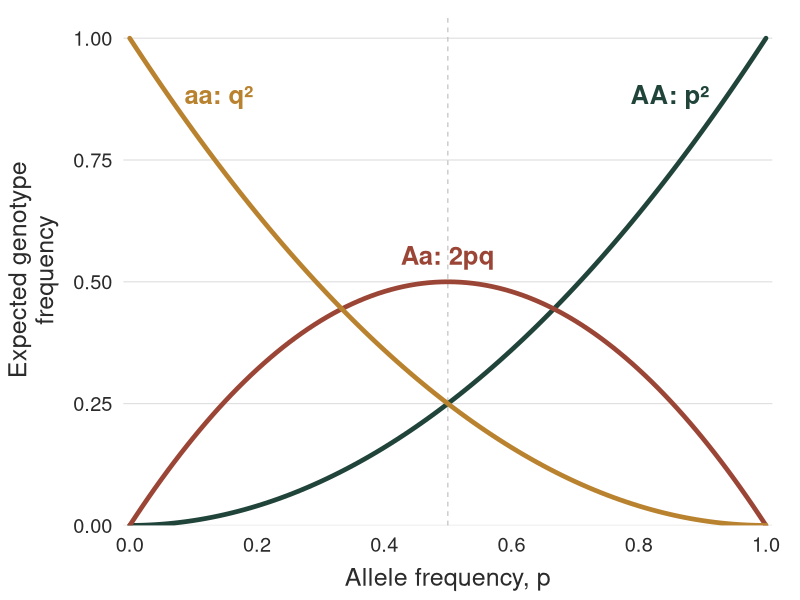
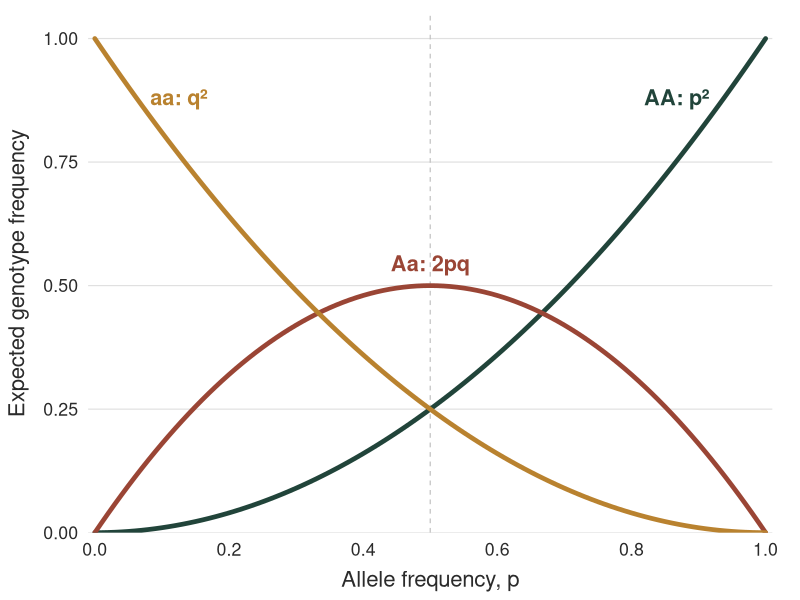
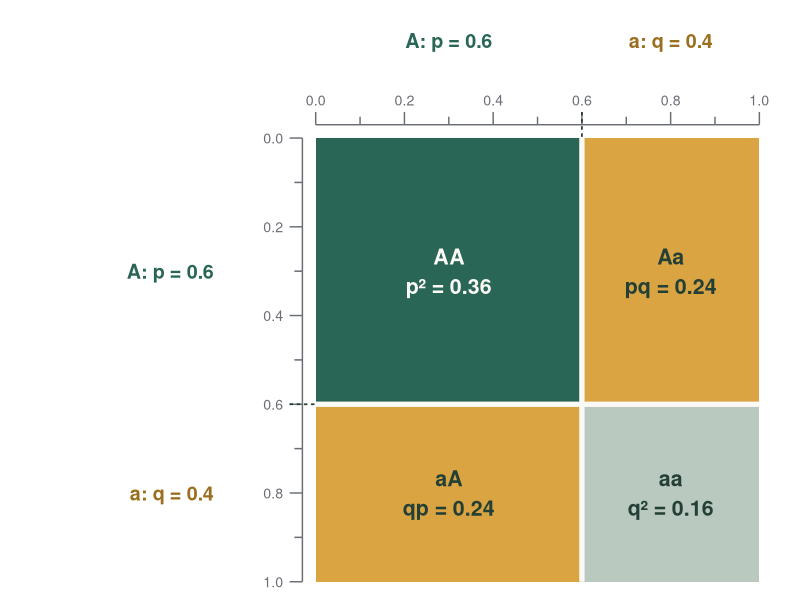
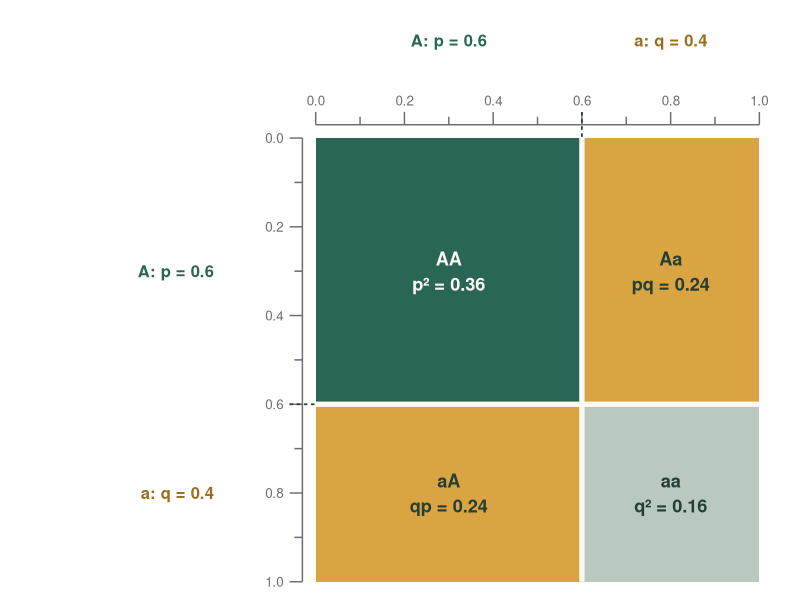
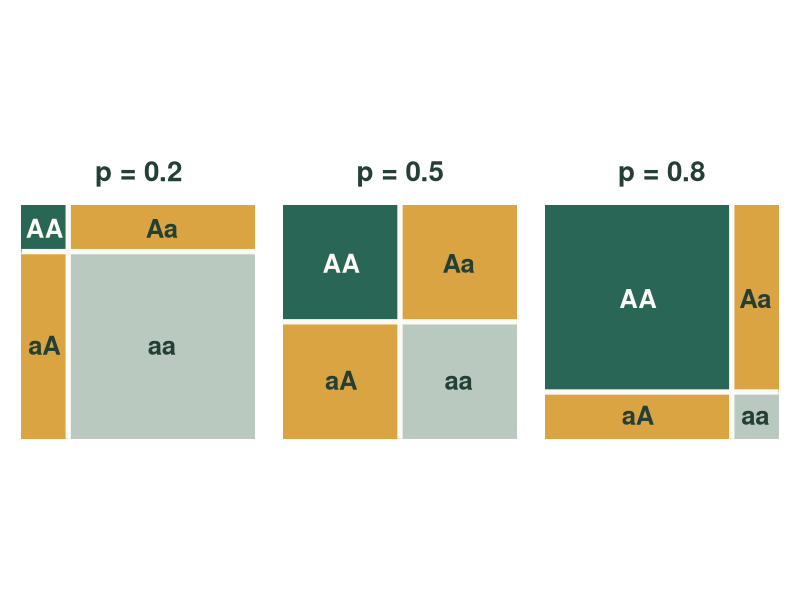

The R source for these figures, in order:
# BB512 lecture 08: Hardy-Weinberg principle ---------------------------------
#
# Figures:
#   13  Area-proportional Punnett square for p = 0.6 (slide 13, "A Punnett
#       square gives the same result"), plus 13b, the same square at
#       p = 0.2, 0.5 and 0.8 (adapted from scripts/punnet_square.R).
#   14  Expected genotype frequencies as a function of allele frequency p
#       (slide 14, "How genotype frequencies depend on p").
#
# Run from the repository root:
#   source("lecture_figures/hardy_weinberg/generate_figures.R")
#
# Writes full- and half-width PNGs, using the same slide sizes as the BB852
# lecture figure generators. Colours are taken from the BB512 Keynote theme.

library(ggplot2)
library(ragg)
library(dplyr)
library(tibble)
library(patchwork)


# Sizes, fonts and output folders -------------------------------------------

bb512_sizes <- list(
  full = c(11.73, 3.95),  # Keynote "Title & Photo" placeholder
  half = c(5.57, 4.25)
)

available_fonts <- unique(systemfonts::system_fonts()$family)
bb512_font <- if ("Avenir Next" %in% available_fonts) "Avenir Next" else "Helvetica"

output_root <- file.path("lecture_figures", "hardy_weinberg", "output")
full_output_directory <- file.path(output_root, "full")
half_output_directory <- file.path(output_root, "half")
dir.create(full_output_directory, recursive = TRUE, showWarnings = FALSE)
dir.create(half_output_directory, recursive = TRUE, showWarnings = FALSE)

save_bb512 <- function(plot, filename, layout = "full") {
  size <- bb512_sizes[[layout]]
  ggsave(paste0(filename, ".png"), plot,
         width = size[1], height = size[2], units = "in", dpi = 300,
         device = ragg::agg_png, bg = "transparent")
  invisible(filename)
}


# BB512 Keynote theme colours ------------------------------------------------

col_AA <- "#21443A"  # dark green
col_Aa <- "#9A4535"  # brick red
col_aa <- "#B9822F"  # ochre
ink    <- "#2B2B2B"


# Data -----------------------------------------------------------------------

p   <- seq(0, 1, by = 0.01)
dat <- rbind(
  data.frame(p = p, freq = p^2,             genotype = "AA: p²"),
  data.frame(p = p, freq = 2 * p * (1 - p), genotype = "Aa: 2pq"),
  data.frame(p = p, freq = (1 - p)^2,       genotype = "aa: q²")
)
dat$genotype <- factor(dat$genotype,
                       levels = c("AA: p²", "Aa: 2pq", "aa: q²"))
cols <- setNames(c(col_AA, col_Aa, col_aa), levels(dat$genotype))

# Direct labels replace the legend; each sits where its curve is well separated
labs_df <- data.frame(
  p        = c(0.93, 0.50, 0.07),
  freq     = c(0.93^2, 0.5, 0.93^2),
  genotype = levels(dat$genotype),
  hjust    = c(1.15, 0.5, -0.15),
  vjust    = c(0, -0.9, 0)
)


# Plot ---------------------------------------------------------------------

genotype_plot <- function(base_size = 18, label_size = 6.5,
                          y_title = "Expected genotype\nfrequency") {
  ggplot(dat, aes(p, freq, colour = genotype)) +
    # mark the heterozygosity maximum discussed on the next slide
    geom_vline(xintercept = 0.5, colour = "grey75",
               linewidth = 0.4, linetype = "dashed") +
    geom_line(linewidth = 1.6, lineend = "round") +
    geom_text(data = labs_df,
              aes(label = genotype, hjust = hjust, vjust = vjust),
              size = label_size, fontface = "bold", family = bb512_font) +
    scale_colour_manual(values = cols, guide = "none") +
    scale_x_continuous(breaks = seq(0, 1, 0.2),
                       expand = expansion(mult = 0.01)) +
    scale_y_continuous(breaks = seq(0, 1, 0.25), limits = c(0, 1.05),
                       expand = expansion(mult = c(0, 0))) +
    labs(x = "Allele frequency, p", y = y_title) +
    theme_minimal(base_size = base_size, base_family = bb512_font) +
    theme(
      plot.background    = element_rect(fill = "transparent", colour = NA),
      panel.background   = element_rect(fill = "transparent", colour = NA),
      panel.grid.minor   = element_blank(),
      panel.grid.major.x = element_blank(),
      panel.grid.major.y = element_line(colour = "grey88", linewidth = 0.4),
      axis.text    = element_text(colour = ink),
      axis.title   = element_text(colour = ink),
      axis.title.y = element_text(margin = margin(r = 10)),
      axis.title.x = element_text(margin = margin(t = 8)),
      plot.margin  = margin(10, 20, 6, 6)
    )
}

# Half width is taller than it is wide, so the y title fits on one line
figure_14      <- genotype_plot()
figure_14_half <- genotype_plot(base_size = 16, label_size = 5.5,
                                y_title = "Expected genotype frequency")

save_bb512(figure_14,      file.path(full_output_directory, "14_genotype_frequencies"), "full")
save_bb512(figure_14_half, file.path(half_output_directory, "14_genotype_frequencies"), "half")


# Punnett squares -------------------------------------------------------------
# Adapted from scripts/punnet_square.R. Cell areas are proportional to genotype
# probabilities, so the square shows p^2 + 2pq + q^2 = 1 geometrically.

# Colours from scripts/punnet_square.R
pun_AA   <- "#2A6656"  # dark green
pun_Aa   <- "#D9A441"  # ochre
pun_aa   <- "#B9C9C0"  # sage
pun_text <- "#243F36"
pun_gap  <- "#FBFAF6"  # cell borders, matches the slide background

punnett_plot <- function(p = 0.6, show_probabilities = TRUE,
                         show_gametes = TRUE, cell_size = 6.5,
                         gamete_size = 6, scale_size = 4.2) {
  stopifnot(is.numeric(p), length(p) == 1, !is.na(p), p >= 0, p <= 1)
  q <- 1 - p

  cells <- tibble(
    genotype    = c("AA", "Aa", "aA", "aa"),
    class       = c("AA", "Aa", "Aa", "aa"),
    term        = c("p²", "pq", "qp", "q²"),
    xmin = c(0, p, 0, p), xmax = c(p, 1, p, 1),
    ymin = c(q, q, 0, 0), ymax = c(1, 1, q, q),
    probability = c(p^2, p * q, q * p, q^2)
  ) |>
    mutate(
      x = (xmin + xmax) / 2,
      y = (ymin + ymax) / 2,
      label = if (show_probabilities) {
        sprintf("%s\n%s = %.2f", genotype, term, probability)
      } else {
        genotype
      },
      # light text on the dark green cell keeps contrast readable
      text_colour = ifelse(class == "AA", pun_gap, pun_text)
    )

  g <- ggplot(cells) +
    geom_rect(aes(xmin = xmin, xmax = xmax, ymin = ymin, ymax = ymax,
                  fill = class)) +
    # gaps only between cells, so the outer edges sit exactly on 0 and 1
    annotate("segment", x = p, xend = p, y = 0, yend = 1,
             colour = pun_gap, linewidth = 1.8) +
    annotate("segment", x = 0, xend = 1, y = q, yend = q,
             colour = pun_gap, linewidth = 1.8) +
    geom_text(aes(x = x, y = y, label = label, colour = text_colour),
              size = cell_size, lineheight = 1.15, fontface = "bold",
              family = bb512_font) +
    scale_fill_manual(values = c(AA = pun_AA, Aa = pun_Aa, aa = pun_aa),
                      guide = "none") +
    scale_colour_identity()

  if (show_gametes) {
    # Scales along the top (first gamete) and left (second gamete), both
    # measured from the top-left corner, so each side length is read straight
    # off the axis and each cell's area is width x height.
    a_col   <- "#9A7020"            # darker ochre so "a" labels stay legible
    muted   <- "#6B6E75"
    off     <- 0.03                 # gap between square and scale line
    tick    <- 0.018
    v       <- seq(0, 1, by = 0.1)
    labelled <- seq(0, 1, by = 0.2)
    top_y   <- 1 + off
    left_x  <- -off

    # top scale: x = value
    top_ticks  <- tibble(x = v, y = top_y,
                         yend = top_y + ifelse(v %in% labelled, tick * 1.6, tick))
    top_nums   <- tibble(x = labelled, y = top_y + tick * 2.4,
                         label = sprintf("%.1f", labelled))
    # left scale: value v sits at y = 1 - v
    left_ticks <- tibble(y = 1 - v, x = left_x,
                         xend = left_x - ifelse(v %in% labelled, tick * 1.6, tick))
    left_nums  <- tibble(y = 1 - labelled, x = left_x - tick * 2.4,
                         label = sprintf("%.1f", labelled))

    # the p | q boundary, carried from each scale to the square
    boundary <- tibble(x = c(p, left_x - tick * 1.6), xend = c(p, 0),
                       y = c(top_y + tick * 1.6, q), yend = c(1, q))

    spans <- tibble(
      x      = c(p / 2, p + q / 2, left_x - 0.2, left_x - 0.2),
      y      = c(top_y + 0.19, top_y + 0.19, 1 - p / 2, q / 2),
      label  = c(sprintf("A: p = %.1f", p), sprintf("a: q = %.1f", q),
                 sprintf("A: p = %.1f", p), sprintf("a: q = %.1f", q)),
      hjust  = c(0.5, 0.5, 1, 1),
      colour = c(pun_AA, a_col, pun_AA, a_col)
    )

    g <- g +
      annotate("segment", x = 0, xend = 1, y = top_y, yend = top_y,
               colour = muted, linewidth = 0.5) +
      annotate("segment", x = left_x, xend = left_x, y = 0, yend = 1,
               colour = muted, linewidth = 0.5) +
      geom_segment(data = top_ticks, aes(x = x, xend = x, y = y, yend = yend),
                   colour = muted, linewidth = 0.5) +
      geom_segment(data = left_ticks, aes(x = x, xend = xend, y = y, yend = y),
                   colour = muted, linewidth = 0.5) +
      geom_segment(data = boundary, aes(x = x, xend = xend, y = y, yend = yend),
                   colour = pun_text, linewidth = 0.6, linetype = "22") +
      geom_text(data = top_nums, aes(x = x, y = y, label = label),
                vjust = 0, colour = muted, size = scale_size,
                family = bb512_font) +
      geom_text(data = left_nums, aes(x = x, y = y, label = label),
                hjust = 1, colour = muted, size = scale_size,
                family = bb512_font) +
      geom_text(data = spans, aes(x = x, y = y, label = label, hjust = hjust),
                colour = spans$colour, size = gamete_size, fontface = "bold",
                family = bb512_font)
  }

  xlims <- if (show_gametes) c(-0.66, 1.04) else c(0, 1)
  ylims <- if (show_gametes) c(-0.01, 1.28) else c(0, 1)
  g +
    coord_fixed(xlim = xlims, ylim = ylims, expand = FALSE, clip = "off") +
    theme_void(base_family = bb512_font) +
    theme(
      plot.background  = element_rect(fill = "transparent", colour = NA),
      panel.background = element_rect(fill = "transparent", colour = NA),
      plot.margin = margin(10, 10, 10, 10)
    )
}

# Figure 13: the lecture example, p = 0.6
figure_13      <- punnett_plot(p = 0.6, cell_size = 5.4, gamete_size = 5,
                               scale_size = 3.6)
figure_13_half <- punnett_plot(p = 0.6, cell_size = 4.6, gamete_size = 4.2,
                               scale_size = 3.4)

save_bb512(figure_13,      file.path(full_output_directory, "13_punnett_square"), "full")
save_bb512(figure_13_half, file.path(half_output_directory, "13_punnett_square"), "half")

# Figure 13b: how the square changes with p (original script's comparison)
punnett_panel <- function(p) {
  punnett_plot(p, show_probabilities = FALSE, show_gametes = FALSE) +
    ggtitle(sprintf("p = %.1f", p)) +
    theme(plot.title = element_text(size = 20, face = "bold", hjust = 0.5,
                                    colour = pun_text,
                                    margin = margin(b = 12)))
}

figure_13b <- wrap_plots(lapply(c(0.2, 0.5, 0.8), punnett_panel), nrow = 1) +
  plot_annotation(theme = theme(
    plot.background = element_rect(fill = "transparent", colour = NA)
  ))
save_bb512(figure_13b, file.path(full_output_directory, "13b_punnett_squares_p_values"), "full")
